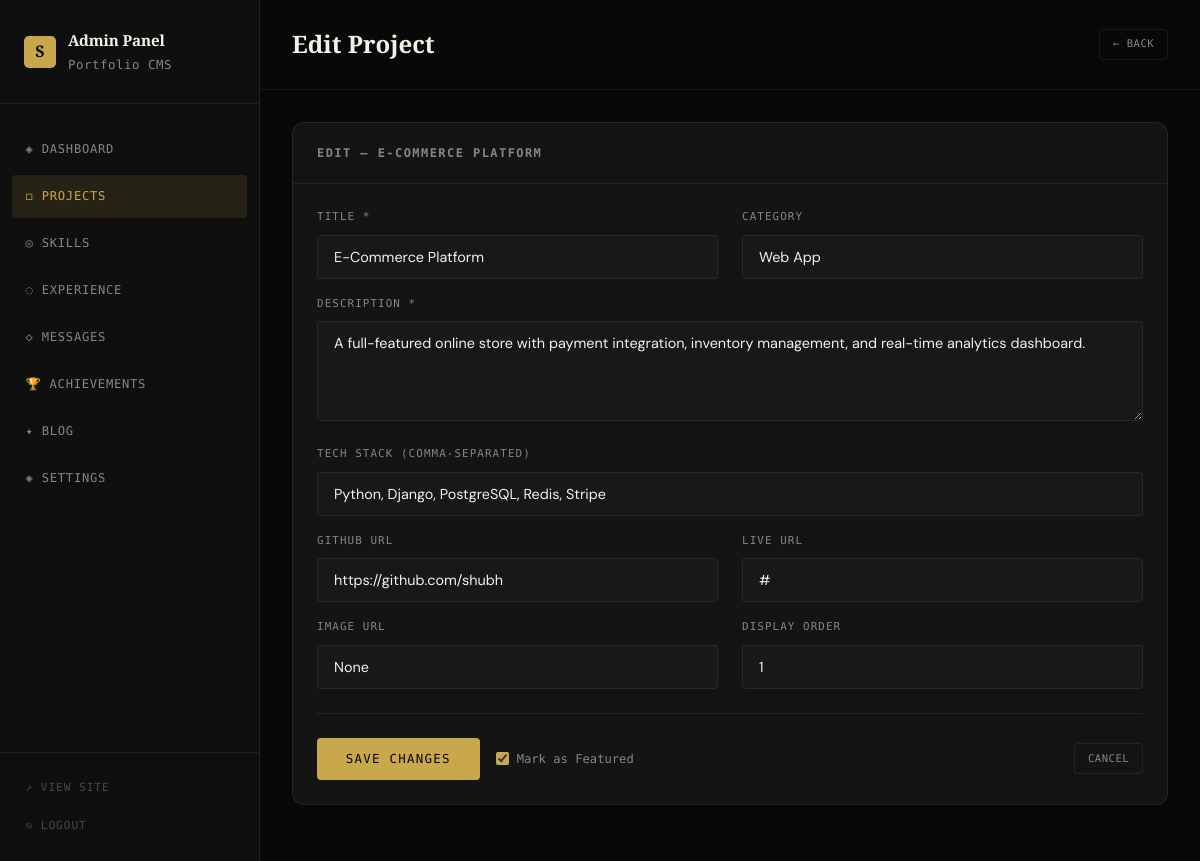
The page /admin/projects/1/edit (signed in) on the database its author committed.
### models.py (models this page shows, shortened)
class Project(db.Model):
    id = db.Column(db.Integer, primary_key=True)
    title = db.Column(db.String(200), nullable=False)
    description = db.Column(db.Text, nullable=False)
    tech_stack = db.Column(db.String(500))  # comma-separated
    github_url = db.Column(db.String(500))
    live_url = db.Column(db.String(500))
    image_url = db.Column(db.String(500))
    category = db.Column(db.String(100))
    featured = db.Column(db.Boolean, default=False)
    order = db.Column(db.Integer, default=0)
    created_at = db.Column(db.DateTime, default=datetime.utcnow)

### app.py (the view, shortened to what this page needs)
@app.route('/admin/projects/<int:pid>/edit', methods=['GET', 'POST'])
@login_required
def admin_project_edit(pid):
    p = Project.query.get_or_404(pid)
    return render_template('admin/project_form.html', project=p)

### app.py (called while the page is built)
def login_required(f):
    @wraps(f)
    def decorated(*args, **kwargs):
        if not session.get('admin_logged_in'):
            return redirect(url_for('admin_login'))
        return f(*args, **kwargs)
    return decorated

### templates/admin/project_form.html (shortened to what this page needs)
{% extends "admin/base_admin.html" %}
{% block page_title %}{% if project %}Edit Project{% else %}New Project{% endif %}{% endblock %}
{% block header_actions %}
  <a href="{{ url_for('admin_projects') }}" class="btn-sm">← Back</a>
{% endblock %}
{% block content %}
<div class="admin-card">
  <div class="admin-card-header">
    <h2>{% if project %}Edit — {{ project.title }}{% else %}Create New Project{% endif %}</h2>
  </div>
  <form method="POST" action="{% if project %}{{ url_for('admin_project_edit', pid=project.id) }}{% else %}{{ url_for('admin_project_new') }}{% endif %}">
    <div class="admin-form">
      <div class="admin-form-grid">
        <div class="form-group">
          <label>Title *</label>
          <input type="text" name="title" value="{{ project.title if project else '' }}" required placeholder="Project name" />
        </div>
        <div class="form-group">
          <label>Category</label>
          <input type="text" name="category" value="{{ project.category if project else '' }}" placeholder="Web App, AI/ML, CLI..." />
        </div>
        <div class="form-group admin-form-full">
          <label>Description *</label>
          <textarea name="description" rows="4" required placeholder="Describe the project...">{{ project.description if project else '' }}</textarea>
        </div>
        <div class="form-group admin-form-full">
          <label>Tech Stack (comma-separated)</label>
          <input type="text" name="tech_stack" value="{{ project.tech_stack if project else '' }}" placeholder="Python, Flask, PostgreSQL, React..." />
        </div>
        <div class="form-group">
          <label>GitHub URL</label>
          <input type="url" name="github_url" value="{{ project.github_url if project else '' }}" placeholder="https://github.com/..." />
        </div>
        <div class="form-group">
          <label>Live URL</label>
          <input type="url" name="live_url" value="{{ project.live_url if project else '' }}" placeholder="https://..." />
        </div>
        <div class="form-group">
          <label>Image URL</label>
          <input type="url" name="image_url" value="{{ project.image_url if project else '' }}" placeholder="https://..." />
        </div>
        <div class="form-group">
          <label>Display Order</label>
          <input type="number" name="order" value="{{ project.order if project else 0 }}" min="0" />
        </div>
      </div>
      <div class="admin-form-actions">
        <button type="submit" class="btn-primary">{% if project %}Save Changes{% else %}Create Project{% endif %}</button>
        <label class="checkbox-label">
          <input type="checkbox" name="featured" {% if project and project.featured %}checked{% endif %} />
          Mark as Featured
        </label>
        <a href="{{ url_for('admin_projects') }}" class="btn-sm" style="margin-left:auto;">Cancel</a>
      </div>
    </div>
  </form>
</div>
{% endblock %}

### static/css/style.css (style rules this page uses)
:root { --bg: #080808; --bg-2: #0f0f0f; --bg-3: #181818; --surface: #141414; --border: rgba(255,255,255,0.07); --border-hover: rgba(255,255,255,0.15); --text: #f5f0e8; --text-muted: #8a8480; --text-dim: #4a4745; --accent: #c9a84c; --accent-light: #e8c97a; --accent-dim: rgba(201,168,76,0.12); --red: #e05a4e; --radius: 12px; --radius-sm: 4px; --font-display: 'Playfair Display', Georgia, serif; --font-body: 'DM Sans', sans-serif; --font-mono: 'DM Mono', monospace; --transition: 0.35s cubic-bezier(0.25, 0.46, 0.45, 0.94); --max-width: 1200px; }
*, *::before, *::after { box-sizing: border-box; margin: 0; padding: 0; }
html { scroll-behavior: smooth; font-size: 16px; }
body { background: var(--bg); color: var(--text); font-family: var(--font-body); line-height: 1.7; font-weight: 300; overflow-x: hidden; }
a { color: inherit; text-decoration: none; }
.btn-primary { display: inline-flex; align-items: center; gap: 0.5rem; background: var(--accent); color: var(--bg); font-family: var(--font-mono); font-size: 0.78rem; font-weight: 500; letter-spacing: 0.1em; text-transform: uppercase; padding: 0.85rem 1.8rem; border-radius: var(--radius-sm); border: none; cursor: pointer; transition: all var(--transition); }
.form-group { margin-bottom: 1rem; }
.form-group:last-of-type { margin-bottom: 1.5rem; }
.form-group label { display: block; font-family: var(--font-mono); font-size: 0.7rem; letter-spacing: 0.12em; text-transform: uppercase; color: var(--text-muted); margin-bottom: 0.5rem; }
.form-group input, .form-group textarea { width: 100%; background: var(--surface); border: 1px solid var(--border); border-radius: var(--radius-sm); color: var(--text); font-family: var(--font-body); font-size: 0.95rem; padding: 0.85rem 1rem; outline: none; transition: border-color var(--transition); }
.form-group input::placeholder, .form-group textarea::placeholder { color: var(--text-dim); }
.form-group textarea { resize: vertical; min-height: 120px; }
.admin-card { background: var(--surface); border: 1px solid var(--border); border-radius: var(--radius); overflow: hidden; margin-bottom: 1.5rem; }
.admin-card-header { padding: 1.25rem 1.5rem; border-bottom: 1px solid var(--border); display: flex; align-items: center; justify-content: space-between; }
.admin-card-header h2 { font-family: var(--font-mono); font-size: 0.75rem; letter-spacing: 0.12em; text-transform: uppercase; color: var(--text-muted); }
.btn-sm { font-family: var(--font-mono); font-size: 0.66rem; letter-spacing: 0.05em; text-transform: uppercase; padding: 0.35rem 0.8rem; border-radius: var(--radius-sm); border: 1px solid var(--border); background: none; color: var(--text-muted); cursor: pointer; transition: all var(--transition); text-decoration: none; display: inline-flex; align-items: center; }
.admin-form { padding: 1.5rem; }
.admin-form-grid { display: grid; grid-template-columns: 1fr 1fr; gap: 1rem 1.5rem; }
.admin-form-full { grid-column: 1 / -1; }
.admin-form .form-group { margin-bottom: 0; }
.admin-form .form-group label { font-family: var(--font-mono); font-size: 0.68rem; letter-spacing: 0.1em; text-transform: uppercase; color: var(--text-muted); margin-bottom: 0.5rem; display: block; }
.admin-form input, .admin-form textarea, .admin-form select { width: 100%; background: var(--bg-3); border: 1px solid var(--border); border-radius: var(--radius-sm); color: var(--text); font-family: var(--font-body); font-size: 0.9rem; padding: 0.75rem 1rem; outline: none; transition: border-color var(--transition); }
.admin-form textarea { resize: vertical; min-height: 100px; }
.admin-form-actions { display: flex; gap: 1rem; align-items: center; padding-top: 1.5rem; margin-top: 1.5rem; border-top: 1px solid var(--border); }
.checkbox-label { display: flex; align-items: center; gap: 0.5rem; font-family: var(--font-mono); font-size: 0.76rem; color: var(--text-muted); cursor: pointer; }
.checkbox-label input[type="checkbox"] { width: auto; accent-color: var(--accent); }

### rows shown on the page
Project: title "E-COMMERCE PLATFORM", title "E-Commerce Platform", category "Web App", description "A full-featured online store with payment integration, inventory management, and real-time analytics dashboard.", tech_stack "Python, Django, PostgreSQL, Redis, Stripe", github_url "https://github.com/shubh", live_url "#", image_url "None", order "1", featured "☑"
